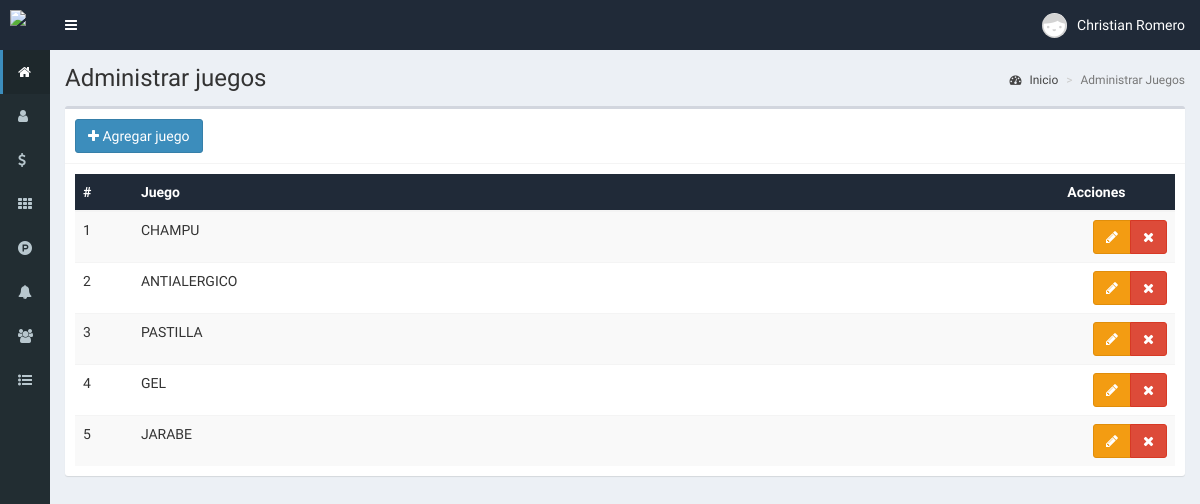
/juegos (signed in), run on the app's committed database.
### tables this page shows
CREATE TABLE `juegos` (
  `id` int(11) NOT NULL,
  `juego` varchar(100) NOT NULL,
  `fecha` timestamp NOT NULL DEFAULT CURRENT_TIMESTAMP ON UPDATE CURRENT_TIMESTAMP
);

### controladores/plantilla.controlador.php (called while the page is built)
<?php
class ControladorPlantilla{
	static public function ctrPlantilla(){
		include "vistas/plantilla.php";
	}
}

### index.php (called while the page is built, shortened)
<?php
require_once "controladores/plantilla.controlador.php";
require_once "controladores/usuarios.controlador.php";
require_once "controladores/juegos.controlador.php";
require_once "controladores/finanzas.controlador.php";
require_once "modelos/juegos.modelo.php";
$plantilla = new ControladorPlantilla();
$plantilla->ctrPlantilla();

### controladores/juegos.controlador.php (called while the page is built, shortened)
	<?php
class ControladorJuegos
{
    public static function ctrMostrarJuegos($item, $valor)
    {
        $tabla = "juegos";
        $respuesta = ModeloJuegos::mdlMostrarJuegos($tabla, $item, $valor);
        return $respuesta;
    }
}

### modelos/conexion.php (called while the page is built)
<?php
class Conexion{
	static public function conectar(){
		$link = new PDO("mysql:host=127.0.0.1;dbname=inventario",
			            "root",
			            "");
		$link->exec("set names utf8");
		return $link;
	}
}

### modelos/juegos.modelo.php (called while the page is built, shortened)
<?php
require_once "conexion.php";
class ModeloJuegos{
	static public function mdlMostrarJuegos($tabla, $item, $valor){
		if($item != null){
			$stmt = Conexion::conectar()->prepare("SELECT * FROM $tabla WHERE $item = :$item");
			$stmt -> bindParam(":".$item, $valor, PDO::PARAM_STR);
			$stmt -> execute();
			return $stmt -> fetch();
		}else{
			$stmt = Conexion::conectar()->prepare("SELECT * FROM $tabla");
			$stmt -> execute();
			return $stmt -> fetchAll();
		}
	}
}

### vistas/modulos/juegos.php (the view, shortened to what this page needs)
<div class="content-wrapper">
  <section class="content-header">
    <h1>
      Administrar juegos
    </h1>
    <ol class="breadcrumb">
      <li><a href="inicio"><i class="fa fa-dashboard"></i> Inicio</a></li>
      <li class="active">Administrar Juegos</li>
    </ol>
  </section>
  <section class="content">
    <div class="box">
      <div class="box-header with-border">
        <button class="btn btn-primary" data-toggle="modal" data-target="#modalAgregarJuego">
        <i class="fa fa-plus"></i> Agregar juego
        </button>
      </div>
      <div class="box-body">
       <table class="table  table-striped dt-responsive tablas" width="100%">
        <thead class="thdark">
         <tr>
           <th style="width:5%">#</th>
           <th style="width: 80%">Juego</th>
           <th style="width: 10%">Acciones</th>
         </tr>
        </thead>
        <tbody>
        <?php
          $item = null;
          $valor = null;
          $juegos = ControladorJuegos::ctrMostrarJuegos($item, $valor);
          foreach ($juegos as $key => $value) {
            echo ' <tr>
                    <td>'.($key+1).'</td>
                    <td class="text-uppercase">'.$value["juego"].'</td>
                    <td>
                      <div class="btn-group" style="float:right">
                        <button class="btn btn-warning btnEditarJuego" idJuego="'.$value["id"].'" data-toggle="modal" data-target="#modalEditarJuego"><i class="fa fa-pencil"></i></button>
                        <button class="btn btn-danger btnEliminarJuego" idJuego="'.$value["id"].'"><i class="fa fa-times"></i></button>
                      </div>
                    </td>
                  </tr>';
          }
        ?>
        </tbody>
       </table>
      </div>
    </div>
  </section>
</div>

### data on the page
juegos: juego "CHAMPU"
juegos: juego "ANTIALERGICO"
juegos: juego "PASTILLA"
juegos: juego "GEL"
juegos: juego "JARABE"

### other printed values
$_SESSION["nombre"] "Christian Romero"
